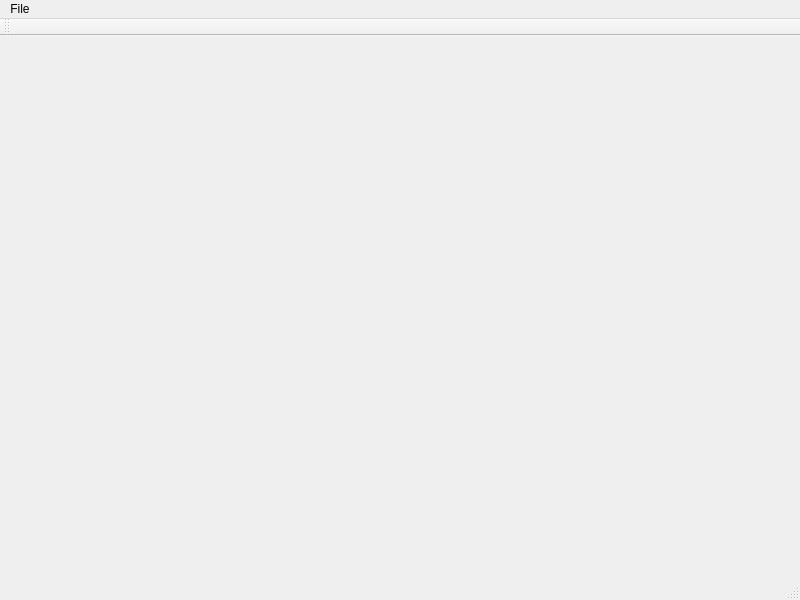
<?xml version="1.0" encoding="UTF-8"?>
<ui version="4.0">
 <class>MainWindow</class>
 <widget class="QMainWindow" name="MainWindow">
  <property name="geometry">
   <rect>
    <x>0</x>
    <y>0</y>
    <width>800</width>
    <height>600</height>
   </rect>
  </property>
  <property name="windowTitle">
   <string>MainWindow</string>
  </property>
  <widget class="QWidget" name="centralWidget"/>
  <widget class="QMenuBar" name="menuBar">
   <property name="geometry">
    <rect>
     <x>0</x>
     <y>0</y>
     <width>800</width>
     <height>25</height>
    </rect>
   </property>
   <widget class="QMenu" name="menuFile">
    <property name="title">
     <string>File</string>
    </property>
    <addaction name="actionOpen_Media_File"/>
    <addaction name="separator"/>
    <addaction name="actionExit"/>
   </widget>
   <addaction name="menuFile"/>
  </widget>
  <widget class="QToolBar" name="mainToolBar">
   <attribute name="toolBarArea">
    <enum>TopToolBarArea</enum>
   </attribute>
   <attribute name="toolBarBreak">
    <bool>false</bool>
   </attribute>
  </widget>
  <widget class="QStatusBar" name="statusBar"/>
  <action name="actionOpen_Media_File">
   <property name="text">
    <string>Open Media File</string>
   </property>
  </action>
  <action name="actionExit">
   <property name="text">
    <string>Exit application</string>
   </property>
   <property name="toolTip">
    <string>Exit application</string>
   </property>
  </action>
 </widget>
 <layoutdefault spacing="6" margin="11"/>
 <resources/>
 <connections/>
</ui>
